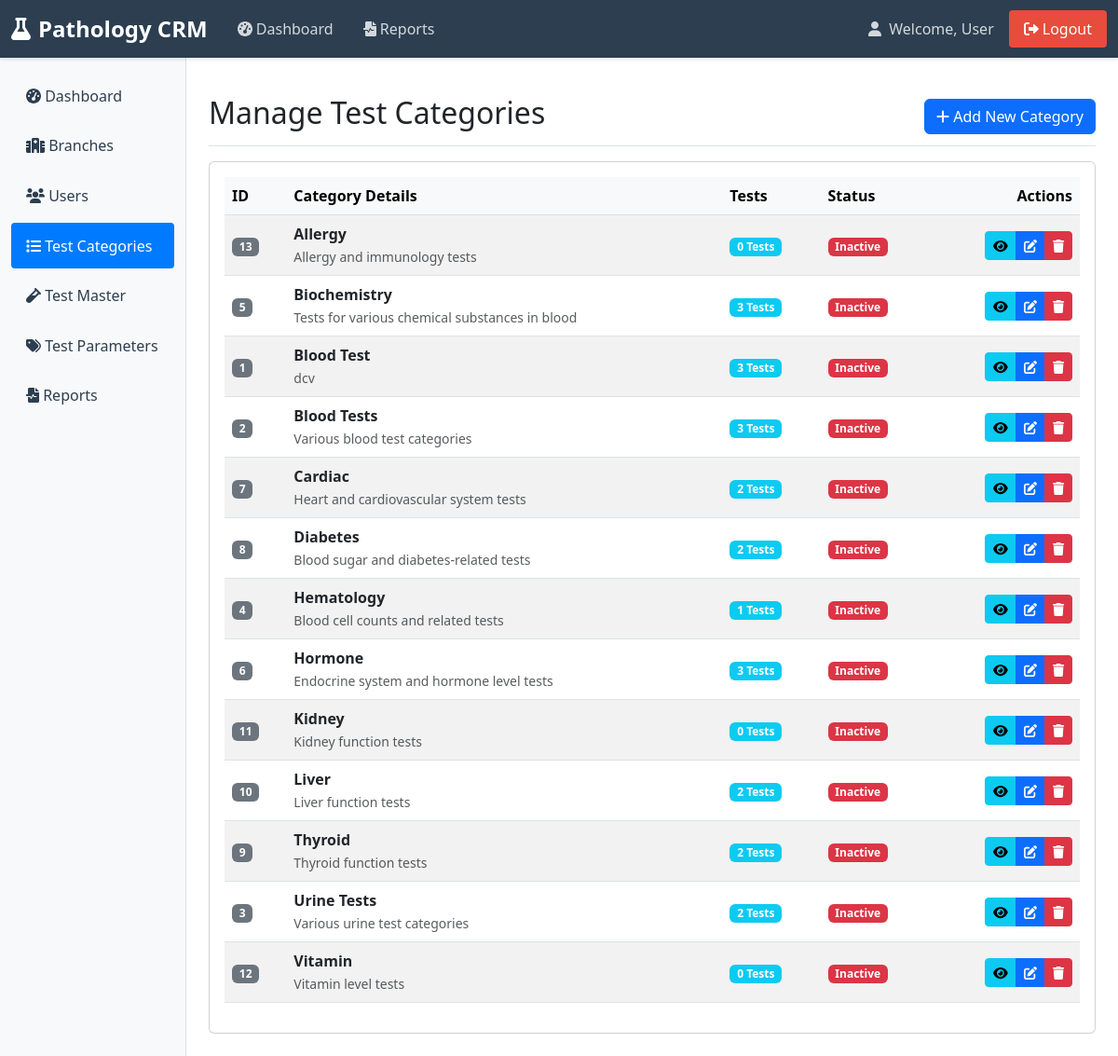
The app's page /admin/test-categories.php (signed in) with its own data.
### tables this page shows
CREATE TABLE `test_categories` (
  `id` int(11) NOT NULL,
  `category_name` varchar(100) DEFAULT NULL,
  `description` text DEFAULT NULL,
  `created_at` timestamp NULL DEFAULT current_timestamp()
);

### admin/test-categories.php (the view, shortened to what this page needs)
<?php
require_once '../auth/session-check.php';
$stmt = $conn->query("
    SELECT
        tc.*,
        COUNT(t.id) as test_count
    FROM test_categories tc
    LEFT JOIN tests t ON tc.id = t.category_id
    GROUP BY tc.id
    ORDER BY tc.category_name
");
$categories = $stmt->fetchAll(PDO::FETCH_ASSOC);
include '../inc/header.php';
?>
<link rel="stylesheet" href="admin-shared.css">
<div class="d-flex justify-content-between flex-wrap flex-md-nowrap align-items-center pt-3 pb-2 mb-3 border-bottom">
    <h1 class="h2">Manage Test Categories</h1>
    <button type="button" class="btn btn-primary" data-bs-toggle="modal" data-bs-target="#addCategoryModal">
        <i class="fas fa-plus"></i> Add New Category
    </button>
</div>
<div class="card">
    <div class="card-body">
        <div class="table-responsive">
            <table class="table table-striped table-hover align-middle">
                <thead class="table-light">
                    <tr>
                        <th>ID</th>
                        <th>Category Details</th>
                        <th>Tests</th>
                        <th>Status</th>
                        <th class="text-end">Actions</th>
                    </tr>
                </thead>
                <tbody>
                    <?php if (empty($categories)): ?>
                        <tr>
                            <td colspan="5" class="text-center py-4">
                                <div class="text-muted">
                                    <i class="fas fa-flask fa-2x mb-2"></i>
                                    <p>No test categories found</p>
                                </div>
                            </td>
                        </tr>
                    <?php else: ?>
                        <?php foreach($categories as $category):
                            $status = $category['status'] ?? 'inactive';
                            $test_count = $category['test_count'] ?? 0;
                        ?>
                            <tr>
                                <td>
                                    <span class="badge bg-secondary">
                                        <?php echo $category['id']; ?>
                                    </span>
                                </td>
                                <td>
                                    <div class="fw-bold"><?php echo htmlspecialchars($category['category_name']); ?></div>
                                    <small class="text-muted"><?php echo htmlspecialchars($category['description'] ?: 'No description'); ?></small>
                                </td>
                                <td>
                                    <span class="badge bg-info">
                                        <?php echo $test_count; ?> Tests
                                    </span>
                                </td>
                                <td>
                                    <span class="badge bg-<?php echo $status == 'active' ? 'success' : 'danger'; ?>">
                                        <?php echo ucfirst($status); ?>
                                    </span>
                                </td>
                                <td class="text-end">
                                    <div class="btn-group">
                                        <button type="button" class="btn btn-sm btn-info view-category"
                                                data-bs-toggle="modal"
                                                data-bs-target="#viewCategoryModal"
                                                data-id="<?php echo $category['id']; ?>"
                                                data-name="<?php echo htmlspecialchars($category['category_name']); ?>"
                                                data-description="<?php echo htmlspecialchars($category['description']); ?>"
                                                data-status="<?php echo $status; ?>"
                                                data-test-count="<?php echo $test_count; ?>"
                                                title="View Category">
                                            <i class="fas fa-eye"></i>
                                        </button>
                                        <button type="button" class="btn btn-sm btn-primary edit-category"
                                                data-bs-toggle="modal"
                                                data-bs-target="#categoryModal"
                                                data-id="<?php echo $category['id']; ?>"
                                                data-name="<?php echo htmlspecialchars($category['category_name']); ?>"
                                                data-description="<?php echo htmlspecialchars($category['description']); ?>"
                                                data-status="<?php echo $status; ?>"
                                                title="Edit Category">
                                            <i class="fas fa-edit"></i>
                                        </button>
                                        <a href="?delete=<?php echo $category['id']; ?>"
                                           class="btn btn-sm btn-danger"
                                           onclick="return confirm('Are you sure you want to delete this category? All tests in this category will also be deleted.')"
                                           title="Delete Category">
                                            <i class="fas fa-trash"></i>
                                        </a>
                                    </div>
                                </td>
                            </tr>
                        <?php endforeach; ?>
                    <?php endif; ?>
                </tbody>
            </table>
        </div>
    </div>
</div>
<?php include '../inc/footer.php'; ?>

### records on screen
test_categories: id "13", category_name "Allergy", description "Allergy and immunology tests", test_count "0", status "Inactive"
test_categories: id "5", category_name "Biochemistry", description "Tests for various chemical substances in blood", test_count "3", status "Inactive"
test_categories: id "1", category_name "Blood Test", description "dcv", test_count "3", status "Inactive"
test_categories: id "2", category_name "Blood Tests", description "Various blood test categories", test_count "3", status "Inactive"
test_categories: id "7", category_name "Cardiac", description "Heart and cardiovascular system tests", test_count "2", status "Inactive"
test_categories: id "8", category_name "Diabetes", description "Blood sugar and diabetes-related tests", test_count "2", status "Inactive"
test_categories: id "4", category_name "Hematology", description "Blood cell counts and related tests", test_count "1", status "Inactive"
test_categories: id "6", category_name "Hormone", description "Endocrine system and hormone level tests", test_count "3", status "Inactive"
test_categories: id "11", category_name "Kidney", description "Kidney function tests", test_count "0", status "Inactive"
test_categories: id "10", category_name "Liver", description "Liver function tests", test_count "2", status "Inactive"
test_categories: id "9", category_name "Thyroid", description "Thyroid function tests", test_count "2", status "Inactive"
test_categories: id "3", category_name "Urine Tests", description "Various urine test categories", test_count "2", status "Inactive"
test_categories: id "12", category_name "Vitamin", description "Vitamin level tests", test_count "0", status "Inactive"

### other values on screen
$_SESSION['user_name'] "User"
